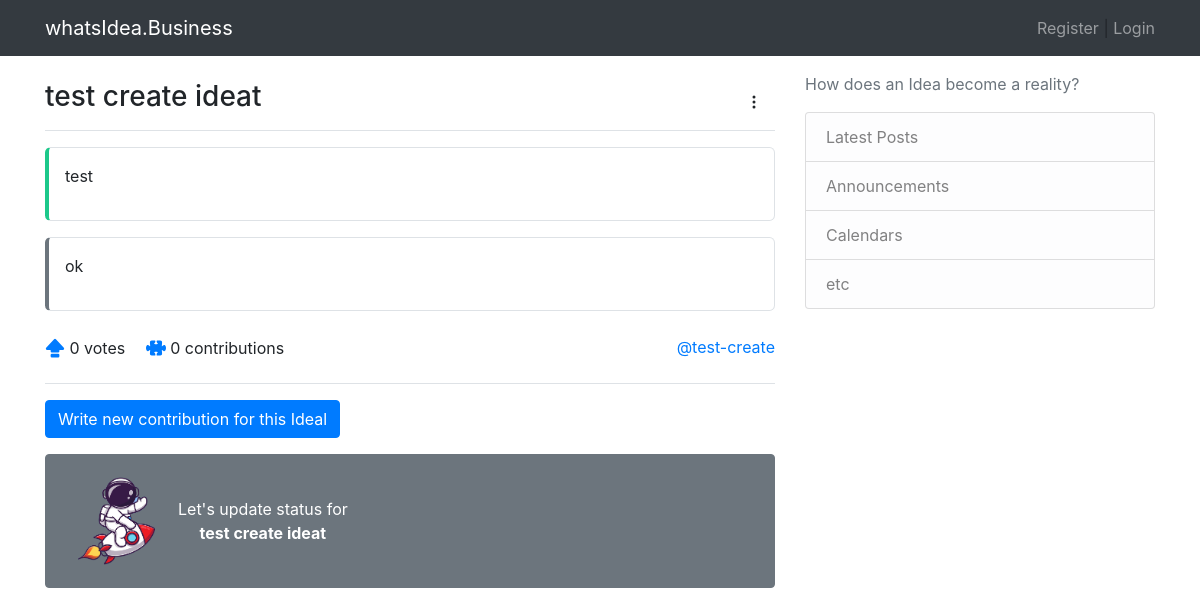
Page /idea/test-create/ on the earlier database version.
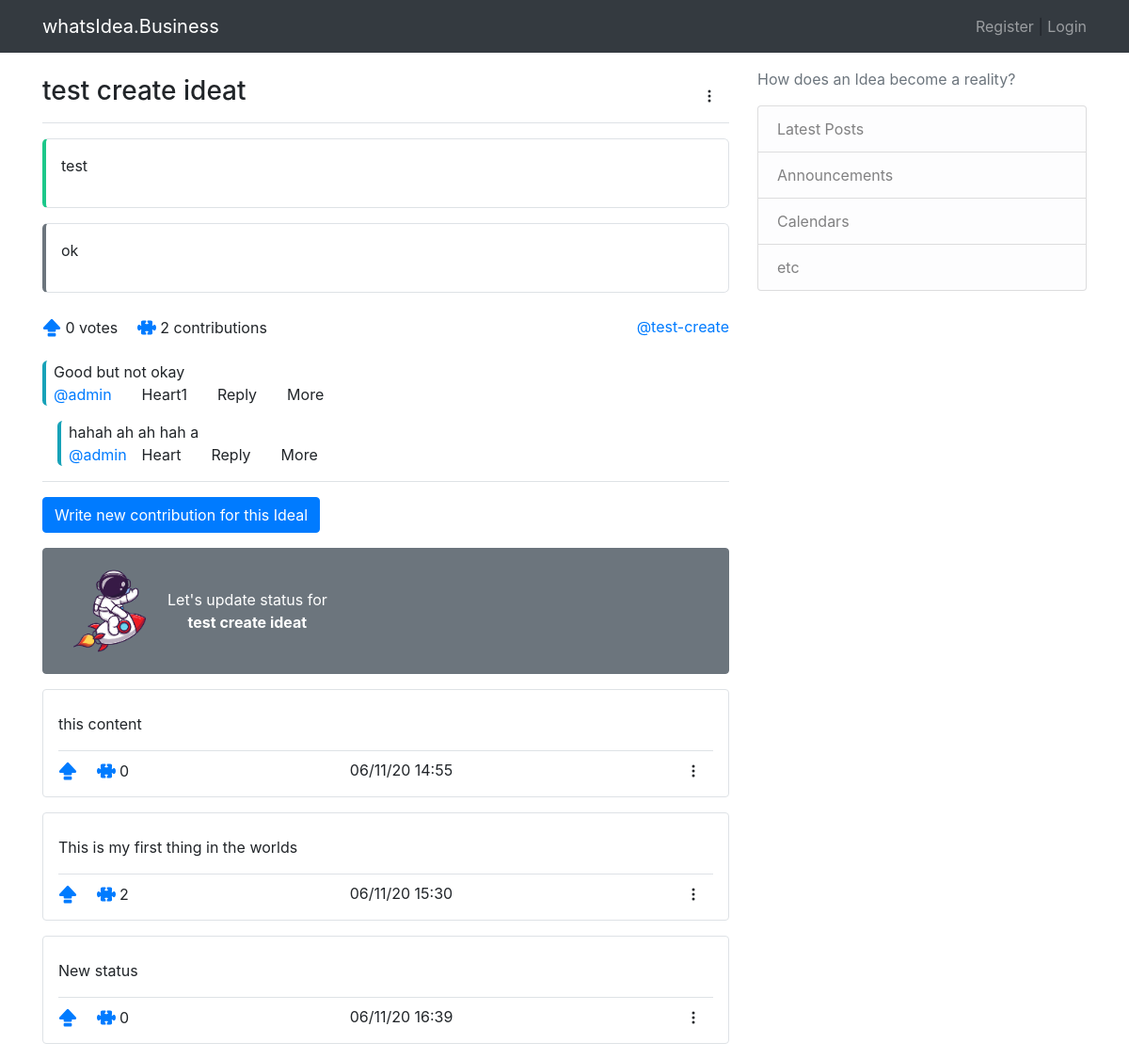
Same page on the later database version.
### core/models.py (models this page shows, shortened)
class Idea(models.Model):
    user = models.ManyToManyField(User)
    title = models.CharField(max_length=500)
    slug = models.SlugField(max_length=500, unique=True)
    problem = models.TextField()
    solution = models.TextField()
    is_publish = models.BooleanField(default=True)
    is_success = models.BooleanField(default=False)
    address = models.CharField(max_length=200, blank=True)
    phone = models.CharField(max_length=12, blank=True)
    website = models.CharField(max_length=30, blank=True)
    corver_image = models.ImageField(upload_to="media/", blank=True)
    date_created = models.DateTimeField(auto_now_add=True)

class Contribution(models.Model):
    idea = models.ForeignKey(Idea, on_delete=models.CASCADE, null=True, blank=True)
    post = models.ForeignKey(Post, on_delete=models.CASCADE, null=True, blank=True)
    user = models.ForeignKey(User, null=False, on_delete=models.CASCADE)
    parent = models.ForeignKey(
        "self", blank=True, null=True, related_name="children", on_delete=models.CASCADE)
    content = models.TextField()
    date_created = models.DateTimeField(auto_now_add=True)
    def __str__(self):
        return str(self.content)

class Post(models.Model):
    idea = models.ForeignKey(Idea, on_delete=models.CASCADE)
    user = models.ForeignKey(User, null=False, on_delete=models.CASCADE)
    content = models.TextField()
    date_created = models.DateTimeField(auto_now_add=True)
    class Meta:
        ordering = ["date_created"]

### idea/views.py (the view)
# urls.py: path("<slug:slug>/", views.idea_detail, name="idea-detail-page")
def idea_detail(request, slug):
    idea = get_object_or_404(models.Idea, slug=slug)
    contributions = idea.contribution_set.filter(parent__isnull=True)
    context = {
        "idea": idea,
        "contributions": contributions
    }
    return render(request, "idea-detail.html", context)

### templates/idea-detail.html (shortened to what the changed rows need)
{% extends 'base.html' %}
{%load static %}
{% load crispy_forms_tags %}
{% block content %}
<main>
    <nav class="navbar px-0 border-bottom">
        <h1 class="h3">{{ idea.title }}</h1>
        <div class="dropdown">
            <button type="button" class="btn" data-toggle="dropdown">
            </button>
        </div>
    </nav>
    <div class="p-3 my-3 border border-left-success">
        <p>{{ idea.problem }}</p>
    </div>
    <div class="p-3 my-3 border border-left-secondary">
        <p>{{ idea.solution }}</p>
    </div>
    <section class="contribution-area">
        <div class="d-flex justify-content-between align-items-center">
            <div class="vote">
                <a class="navbar-brand mr-0" href="">
                </a>
                <span>{{ idea.vote_set.all.count }} votes</span>
                <a class="navbar-brand mr-0 ml-3" href="">
                </a>
                <span>{{ idea.contribution_set.all.count }} contributions</span>
            </div>
            <a href="{% url 'idea-detail-page' idea.slug %}">
                @{{ idea.slug }}
            </a>
        </div>
        <div class="contribution-area">
            {% for contribution in contributions %}
            <div>
                <div class="contributions mt-3 px-2 border-left-info">
                    <div class="contribution-content">
                        <p class="m-0"> {{ contribution }} </p>
                    </div>
                    <div class="d-flex align-items-center p-0">
                        <div class="mr-3">
                            <a href="">@{{ contribution.user }}</a>
                        </div>
                        <div class="d-flex align-items-center p-0 align-items-center">
                            <span class="mx-3">Heart1</span>
                            <span class="mx-3 btn-reply" data-toggle="collapse"
                                data-target="#sub-contribution-form-{{ contribution.id }}"
                                data-contribution_id="{{ contribution.id }}">Reply</span>
                            <div class="dropup">
                                <span class="mx-3" data-toggle="dropdown">More</span>
                            </div>
                        </div>
                    </div>
                </div>
                {% for sub in contribution.children.all %}
                <div class="subs mt-3 ml-3 px-2 border-left-info">
                    <div class="contribution-content">
                        <p class="m-0 "> {{ sub }}</p>
                    </div>
                    <div class="d-flex p-0">
                        <div>
                            <a href="">@{{ sub.user }}</a>
                        </div>
                        <div class="navbar p-0">
                            <span class="mx-3">Heart</span>
                            <span class="mx-3 btn-reply" data-toggle="collapse"
                                data-target="#sub-contribution-form-{{ contribution.id }}"
                                data-contribution_id="{{ contribution.id }}">Reply</span>
                            <div class="dropup inline-block">
                                <span class="mx-3" data-toggle="dropdown">More</span>
                            </div>
                        </div>
                    </div>
                </div>
                {% endfor %}
            </div>
            {% endfor %}
        </div>
    </section>
    <section class="post-area mt-3">
        <div class="post-create-area">
            <div class="btn btn-secondary w-100 cursor-pointer d-flex align-items-center" data-toggle="modal"
                data-target="#exampleModal">
                <div class="d-inline">
                    <span>Let's update status for</span> <br>
                    <strong> {{ idea.title }}</strong>
                </div>
            </div>
        </div>
        {% for post in idea.post_set.all %}
        <div class="post border px-3 my-3 rounded">
            <div class="" style="white-space: pre-line;">
                {{ post.content }}
            </div>
            <div class="navbar border-top p-0 mt-3 mb-2">
                <div class="vote">
                    <a class="navbar-brand mr-0" href="">
                    </a>
                    <a class="navbar-brand mr-0 ml-3" href="">
                    </a>
                    <span>{{ post.contribution_set.all.count }}</span>
                </div>
                <span>{{ post.date_created | date:"d/m/y H:i" }}</span>
                <div class="dropup">
                    <button type="button" class="btn" id="dropdownMenuButton" data-toggle="dropdown"
                        aria-haspopup="true" aria-expanded="false">
                        <svg width="1em" height="1em" viewBox="0 0 16 16" class="bi bi-three-dots-vertical"
                            fill="currentColor" xmlns="http://www.w3.org/2000/svg">
                            <path fill-rule="evenodd"
                                d="M9.5 13a1.5 1.5 0 1 1-3 0 1.5 1.5 0 0 1 3 0zm0-5a1.5 1.5 0 1 1-3 0 1.5 1.5 0 0 1 3 0zm0-5a1.5 1.5 0 1 1-3 0 1.5 1.5 0 0 1 3 0z">
                            </path>
                        </svg>
                    </button>
                </div>
            </div>
        </div>
        {% endfor %}
    </section>
</main>
{% endblock content %}

Differences in the rows shown:
computed for Idea "test create ideat": contribution_set.all.count "0" → "2"
added Contribution: content "Good but not okay", user "admin", shown under "test create ideat"
added Contribution: content "hahah ah ah hah a", user "admin", shown under "Good but not okay"
added Post: content "this content", contribution_set.all.count "0", date_created "06/11/20 14:55"
added Post: content "This is my first thing in the worlds", contribution_set.all.count "2", date_created "06/11/20 15:30"
added Post: content "New status", contribution_set.all.count "0", date_created "06/11/20 16:39"
